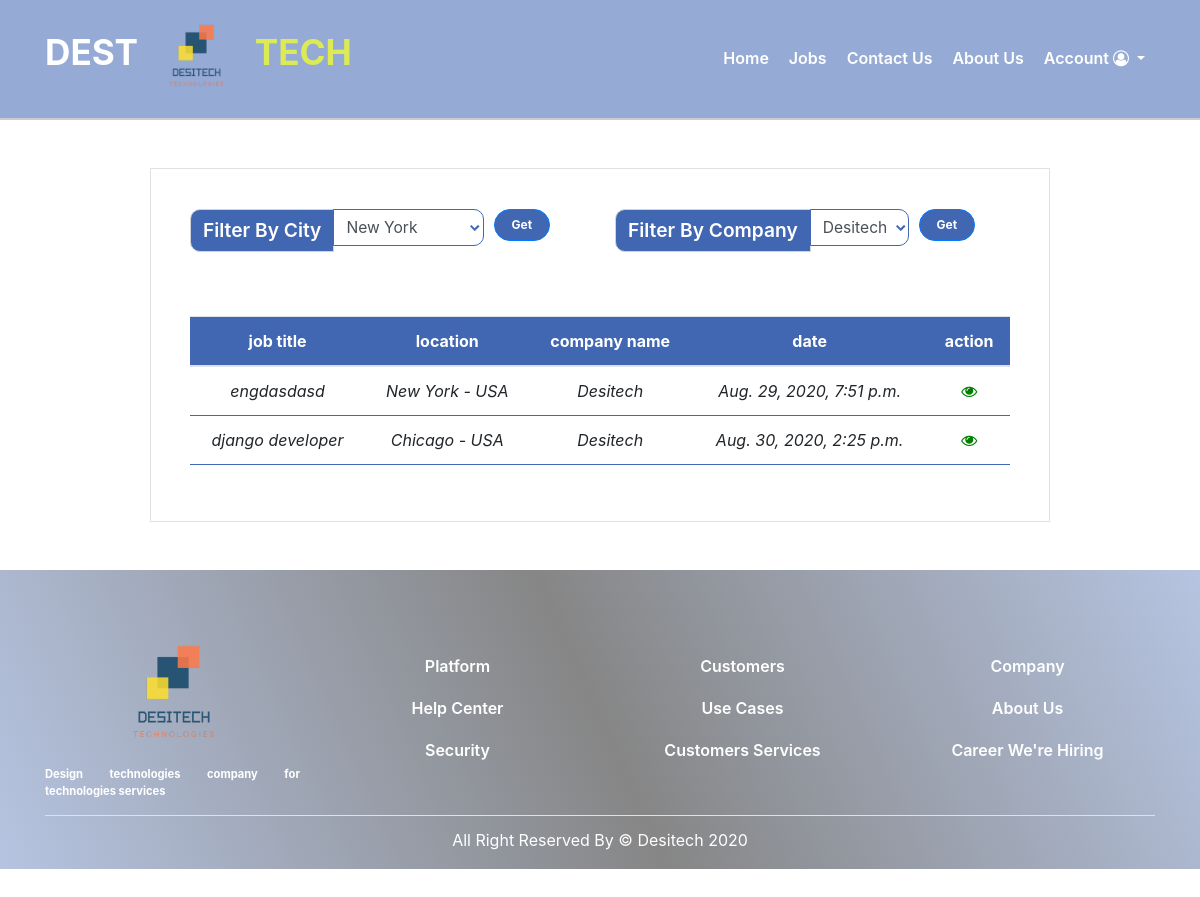
Page /jobs/listjobs/ on the earlier database version.
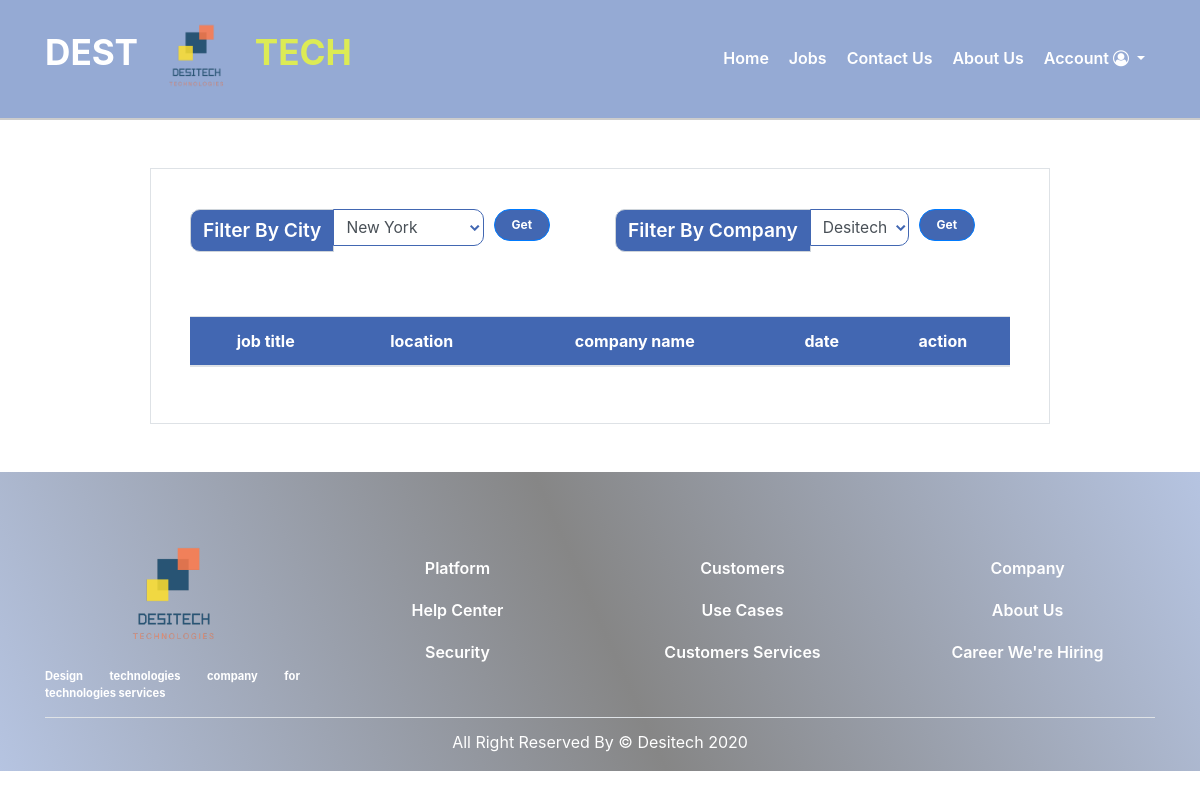
Same page on the later database version.
### jobs/models.py (models this page shows, shortened)
class Job (models.Model):
    publish_By =models.ForeignKey(User , on_delete=models.CASCADE)
    title = models.CharField(max_length=50)
    abstract = models.TextField()
    skills = models.TextField()
    description = models.TextField()
    country = models.ForeignKey(Country, on_delete=models.SET_NULL, null=True)
    city = models.ForeignKey(City, on_delete=models.SET_NULL, null=True)
    date = models.DateTimeField(auto_now_add=True)
    job_manger = models.Manager()

### accounts/models/City.py (models this page shows, shortened)
class City(models.Model):
    country = models.ForeignKey(Country, on_delete=models.CASCADE)
    name = models.CharField(max_length=30)
    class Meta:
        verbose_name_plural = "Cities"
    def __str__(self):
        return self.name

### accounts/models/Country.py (models this page shows, shortened)
class Country(models.Model):
    name = models.CharField(max_length=30)
    class Meta:
        verbose_name_plural = "Countries"
    def __str__(self):
        return self.name

### accounts/models/User.py (models this page shows, shortened)
class User (AbstractBaseUser , PermissionsMixin):
    email = models.EmailField(unique=True , null=False)
    is_staff = models.BooleanField(default=True)
    is_active = models.BooleanField(default=True)
    is_superuser = models.BooleanField(default=False)
    COMPANY = 1
    JOB_SEEKER = 2
    REQUIRED_FIELDS = ['user_type']
    USERNAME_FIELD = 'email'
    _TYPE = ((COMPANY , 'company') , (JOB_SEEKER , 'job_seeker') )
    user_type  = models.PositiveSmallIntegerField (choices=_TYPE  )
    objects = UserManager ()

### accounts/models/CompanyProfile.py (models this page shows)
class Company_profile (models.Model):
    user = models.OneToOneField(settings.AUTH_USER_MODEL, on_delete=models.CASCADE , primary_key=True)
    Name =models.CharField(max_length=50 )
    country = models.ForeignKey(Country, on_delete=models.SET_NULL , null=True)
    city = models.ForeignKey(City, on_delete=models.SET_NULL , null=True)
    street = models.CharField(max_length=128 , null=True)
    building_number = models.IntegerField(null=True)
    zip_code =  models.CharField("ZIP / Postal code", max_length=12, null=True)
    phone_regex = RegexValidator(regex=r'^\+?1?\d{9,15}$',
                    message="Phone number must be entered in the format: '+999999999'. Up to 15 digits allowed.")
    phone_number = models.CharField( validators=[phone_regex] , max_length=17 , null=True)
    mobile_number = models.CharField( validators=[phone_regex] ,max_length=17 , null=True)

### jobs/views/AllJobsView.py (the view)
# urls.py: path('listjobs/', AllJobsView.AllJobsView.as_view(), name='all-jobs-list'),
class AllJobsView(ListView):
    model = Job
    template_name = 'list_jobs.html'
    context_object_name = 'jobs'
    ordering = ['date']
    jobs = Job.job_manger.all()
    def get_context_data(self, **kwargs):
        context = super(AllJobsView, self).get_context_data(**kwargs)
        Cities = City.objects.all()
        Companies = Company_profile.objects.all()
        jobs = self.get_queryset()
        context['jobs'] = jobs
        context['jobsCount'] = len (jobs)
        context['Cities'] = Cities
        context['Companies'] = Companies
        return context

### jobs/templates/list_jobs.html (shortened to what the changed rows need)
{% extends 'shared/_base.html' %}
{% load static %}
{% block content%}
  <section class= 'mytable mx-auto my-5 p-4 border'>
    <div class="container animate__animated animate__fadeInUp">
                <div class="row">
                    <div class="col-md-12 col-sm-12">
                        <div class="table-responsive my-3">
                            <table class="table table-hover my-3 " id='dataTable'>
                                <thead>
                                    <tr>
                                        <th scope="col">job title</th>
                                        <th scope="col">location</th>
                                        <th scope="col">company name</th>
                                        <th scope="col">date</th>
                                        <th scope="col">action</th>
                                    </tr>
                                </thead>
                                <tbody>
                                  {% for job in jobs %}
                                      <tr >
                                          <td scope="row">{{job.title}}</td>
                                          <td>{{job.city}} - {{job.country}}</td>
                                          <td>{{job.publish_By.company_profile.Name}}</td>
                                          <td>{{job.date}}</td>
                                          <td><a href={% url 'jobs:job-detail' job.id %}><i class="fa fa-eye" aria-hidden="true"></i></a></td>
                                      </tr>
                                  {% endfor %}
                                </tbody>
                            </table>
                        </div>
                    </div>
                </div>
    </div>
</section>
{% endblock %}

Differences in the rows shown:
removed Job: title "engdasdasd", city "New York", country "USA", publish_By.company_profile.Name "Desitech", date "Aug. 29, 2020, 7:51 p.m."
removed Job: title "django developer", city "Chicago", country "USA", publish_By.company_profile.Name "Desitech", date "Aug. 30, 2020, 2:25 p.m."
